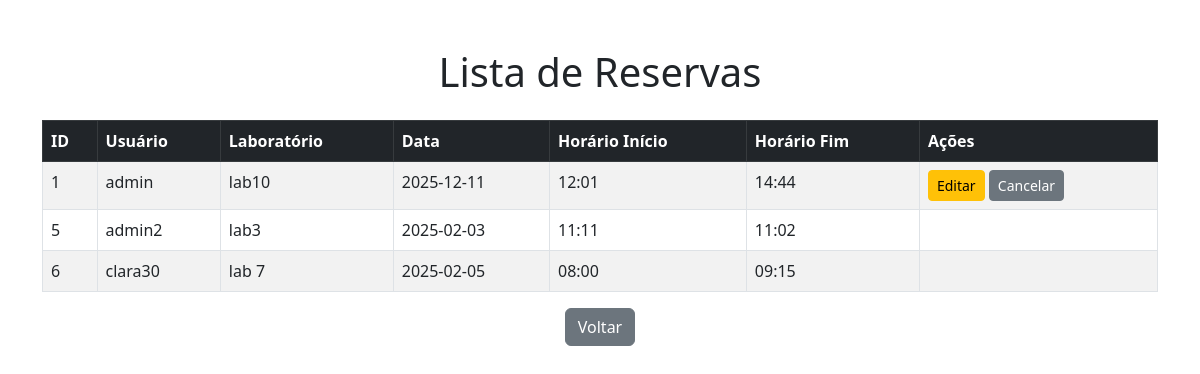
Page /reservas (signed in) on the committed database.
### tables this page shows
CREATE TABLE reservas (
            id INTEGER PRIMARY KEY AUTOINCREMENT,
            nome_usuario TEXT NOT NULL,
            laboratorio TEXT NOT NULL,
            data TEXT NOT NULL,
            horario_inicio TEXT NOT NULL,
            horario_fim TEXT NOT NULL
        );

### app.py (the view)
@app.route('/reservas')
def listar_reservas():
    if 'user_id' not in session:
        return redirect(url_for('login'))
    connection = get_db_connection()
    reservas = connection.execute('SELECT * FROM reservas').fetchall()
    connection.close()
    return render_template('listar.html', reservas=reservas)

### app.py (called while the page is built)
def get_db_connection():
    connection = sqlite3.connect('database.db')
    connection.row_factory = sqlite3.Row
    return connection

@app.after_request
def after_request(response):
    if 'user_id' not in session:
        flash('Você precisa estar logado para acessar esta página!')
    return response

### templates/listar.html (shortened to what this page needs)
<!DOCTYPE html>
<html lang="pt-BR">
<head>
    <link href="https://cdn.jsdelivr.net/npm/bootstrap@5.3.0/dist/css/bootstrap.min.css" rel="stylesheet">
</head>
<body>
    <div class="container my-5">
        <h1 class="text-center mb-4">Lista de Reservas</h1>
        <table class="table table-striped table-bordered table-hover">
            <thead class="table-dark">
                <tr>
                    <th>ID</th>
                    <th>Usuário</th>
                    <th>Laboratório</th>
                    <th>Data</th>
                    <th>Horário Início</th>
                    <th>Horário Fim</th>
                    <th>Ações</th>
                </tr>
            </thead>
            <tbody>
                {% for reserva in reservas %}
                <tr>
                    <td>{{ reserva.id }}</td>
                    <td>{{ reserva.nome_usuario }}</td>
                    <td>{{ reserva.laboratorio }}</td>
                    <td>{{ reserva.data }}</td>
                    <td>{{ reserva.horario_inicio }}</td>
                    <td>{{ reserva.horario_fim }}</td>
                    <td>
                        {% if session.get('admin') or session['username'] == reserva.nome_usuario %}
                        <a href="{{ url_for('editar_reserva', id=reserva.id) }}" class="btn btn-warning btn-sm">Editar</a>
                        {% endif %}
                        {% if session.get('admin') or session['username'] == reserva.nome_usuario %}
                        <form action="{{ url_for('cancelar_reserva', id=reserva.id) }}" method="post" onsubmit="return confirm('Tem certeza de que deseja cancelar esta reserva?');" style="display:inline;">
                            <button type="submit" class="btn btn-secondary btn-sm">Cancelar</button>
                        </form>
                        {% endif %}
                    </td>
                </tr>
                {% endfor %}
            </tbody>
        </table>
        <div class="text-center">
            <a href="/" class="btn btn-secondary">Voltar</a>
        </div>
    </div>
</body>
</html>

### rows in the picture
reservas: id "1", nome_usuario "admin", laboratorio "lab10", data "2025-12-11", horario_inicio "12:01", horario_fim "14:44"
reservas: id "5", nome_usuario "admin2", laboratorio "lab3", data "2025-02-03", horario_inicio "11:11", horario_fim "11:02"
reservas: id "6", nome_usuario "clara30", laboratorio "lab 7", data "2025-02-05", horario_inicio "08:00", horario_fim "09:15"
